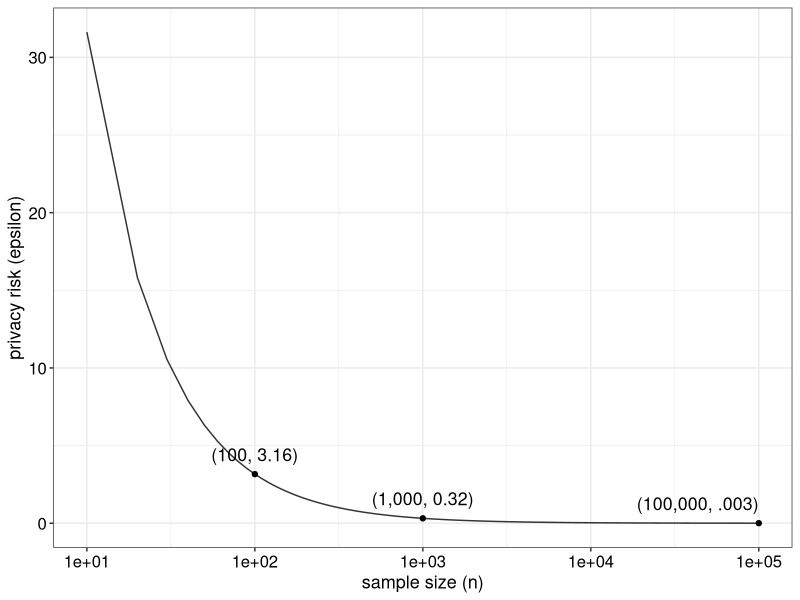

Generate this figure with R:
rm(list = ls())

library(ggplot2)
library(dplyr)

privacy_risk = function(l,N,epsilon, iterations){
  (l/n)*epsilon*sqrt(iterations)
}

dd <- expand.grid(l = c(1), N=seq(from = 10, to = 100000, b = 10), epsilon=c(1), it = c(100000))

dd$result = (dd$l/dd$N)*dd$epsilon*sqrt(dd$it)
summary(dd)
dd %>% ggplot(aes(N, result, color = as.factor(it))) + geom_line() + theme_bw() + ylab("privacy risk (epsilon)") + xlab("sample size (n)") + scale_x_log10() + scale_color_grey() + 
  guides(color=guide_legend(title="iterations (T)"))  +
  annotate("point", x = 100, y = (1/100)*1*sqrt(100000)) +
  annotate("text", x = 100, y = (1/100)*1*sqrt(100000), label = "(100, 3.16)", vjust = -1, size = 4.5) +
  annotate("point", x = 1000, y = (1/1000)*1*sqrt(100000)) +
  annotate("text", x = 1000, y = (1/1000)*1*sqrt(100000), label = "(1,000, 0.32)", vjust = -1, size = 4.5) +
  annotate("point", x = 100000, y = (1/100000)*1*sqrt(100000)) +
  annotate("text", x = 100000, y = (1/100000)*1*sqrt(100000), label = "(100,000, .003)", vjust = -1, hjust = 1, size = 4.5) +
  theme(text = element_text(size=14, colour="black"), legend.text=element_text(size=12), axis.text.x = element_text(size = 12,color="black")) + theme(axis.text=element_text(size=12, color = "black"),axis.title=element_text(size=13)) + theme(legend.position = "none")
